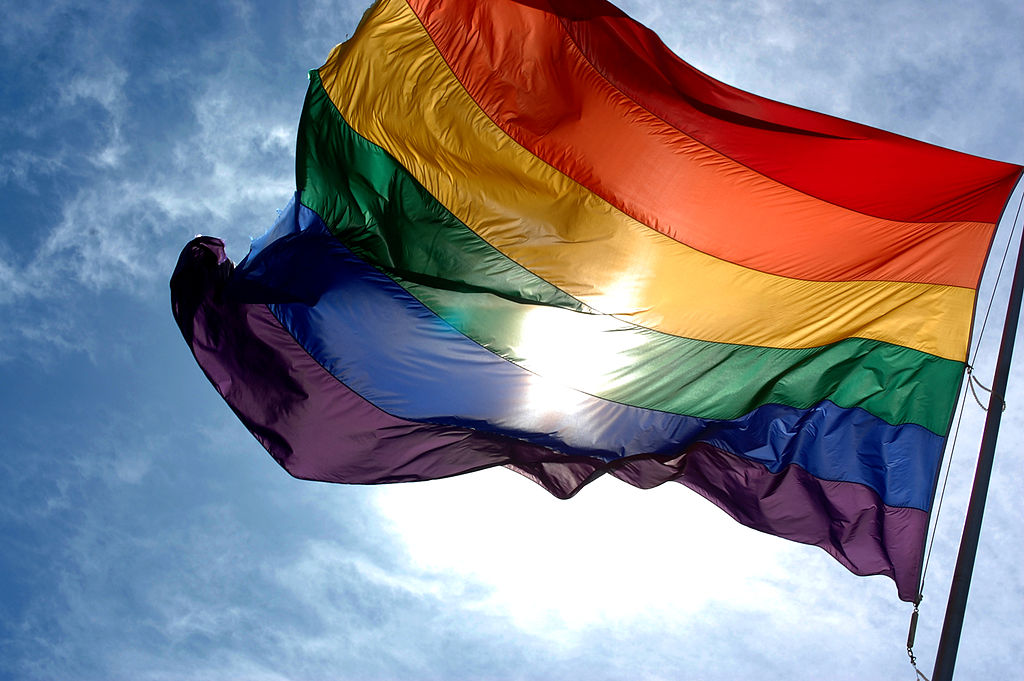
#> input picture 1_4_Feature_Vectors/images/rainbow_flag.jpg, 1024 x 681 px, found by its file name
$ jupyter execute 'Image Pyramids.ipynb'   (shell and % lines are left out)
#> lines starting #> are read from the running program, lines starting #| are printed output that depends on the picture
## Image pyramids

Take a look at how downsampling with image pyramids works.

First, we'll read in an image then construct and display a few layers of an image pyramid.

[cell 1]
import numpy as np
import matplotlib.pyplot as plt
import cv2


# Read in the image
image = cv2.imread('images/rainbow_flag.jpg')
#> image is the input picture: shape (681, 1024, 3); mean B, G, R 139.6, 129.7, 134

# Change color to RGB (from BGR)
image = cv2.cvtColor(image, cv2.COLOR_BGR2RGB)

plt.imshow(image)

[cell 2]
level_1 = cv2.pyrDown(image)
level_2 = cv2.pyrDown(level_1)
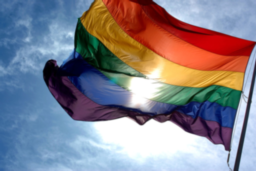
#> level_2: shape (171, 256, 3); mean R, G, B 133.9, 129.7, 139.7
level_3 = cv2.pyrDown(level_2)
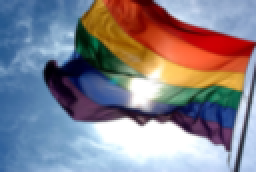
#> level_3: shape (86, 128, 3) (shown 2 times larger); mean R, G, B 133.7, 129.7, 139.9

# Display the images
f, (ax1,ax2,ax3,ax4) = plt.subplots(1, 4, figsize=(20,10))

ax1.set_title('original')
ax1.imshow(image)

ax2.imshow(level_1)
ax2.set_xlim([0, image.shape[1]])
ax2.set_ylim([image.shape[0], 0])

ax3.imshow(level_2)
ax3.set_xlim([0, image.shape[1]])
ax3.set_ylim([image.shape[0], 0])

ax4.imshow(level_3)
ax4.set_xlim([0, image.shape[1]])
ax4.set_ylim([image.shape[0], 0])
#> Out = (681, 0)
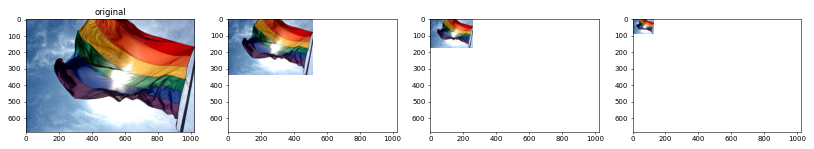
#> figure drawn by matplotlib, 4 panels

$ run again, with 1_4_Feature_Vectors/images/cat.jpeg copied over 1_4_Feature_Vectors/images/rainbow_flag.jpg
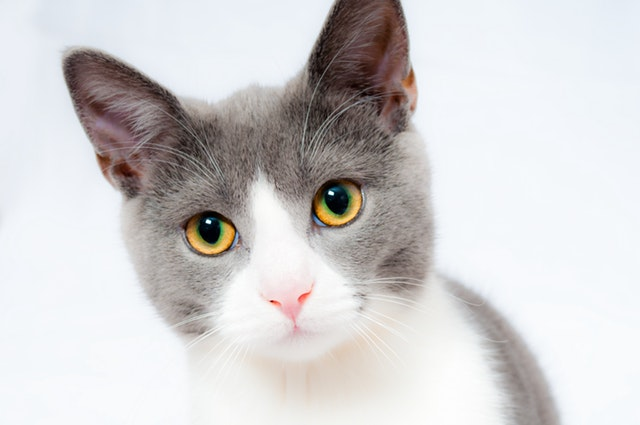
#> input picture 1_4_Feature_Vectors/images/cat.jpeg, 640 x 425 px, found by its file name
#> image is the input picture: shape (425, 640, 3); mean B, G, R 208.1, 207.7, 209.6
#> `level_2 = cv2.pyrDown(level_1)`:
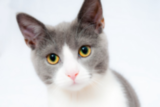
#> level_2: shape (107, 160, 3); mean R, G, B 209.7, 207.8, 208.3
#> `[cell 2] level_1 = cv2.pyrDown(image) level_2 = cv2.pyrDown(level_1) l..`:
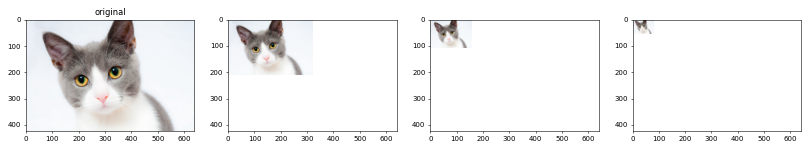
#> figure drawn by matplotlib, 4 panels
